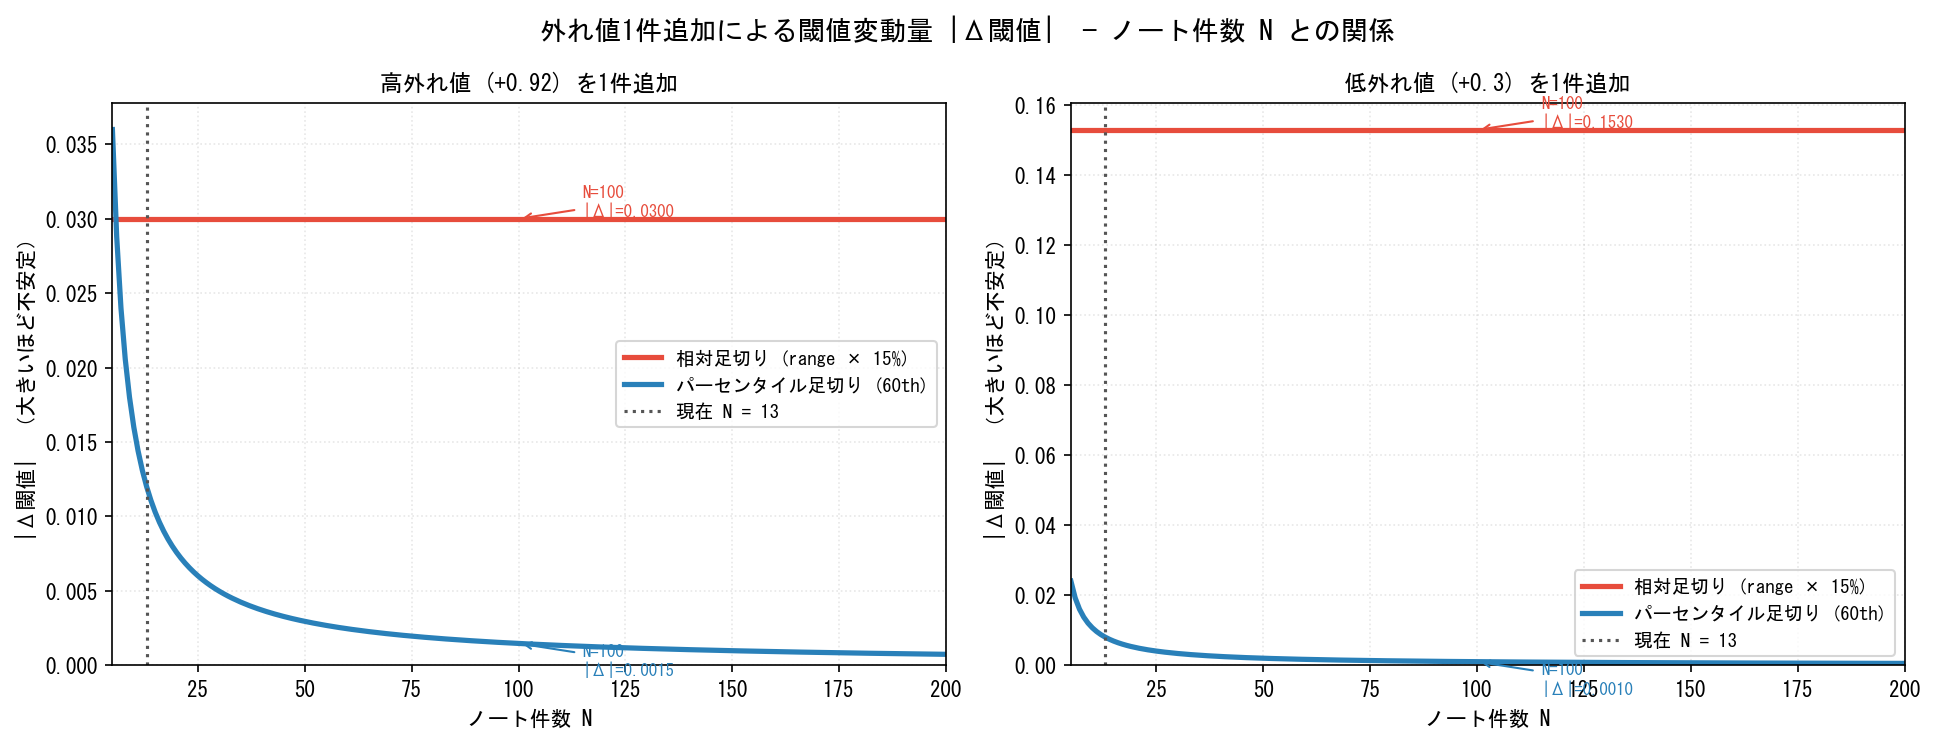

The script that saved this image:
import numpy as np
import matplotlib
matplotlib.use("Agg")
import matplotlib.pyplot as plt

matplotlib.rcParams['font.family'] = ['MS Gothic', 'Yu Gothic', 'Meiryo', 'sans-serif']

def relative_threshold(scores, ratio=0.15):
    return float(scores.min() + (scores.max() - scores.min()) * ratio)

def percentile_threshold(scores, p=60):
    return float(np.percentile(scores, p))

HIGH_OUTLIER = 0.92
LOW_OUTLIER  = 0.30
N_NOW        = 13  # 現在のノート件数

delta_rel_high, delta_pct_high = [], []
delta_rel_low,  delta_pct_low  = [], []
N_VALS = list(range(5, 201))

for N in N_VALS:
    # 0.48〜0.72 に等間隔で N 件分布
    base = np.linspace(0.48, 0.72, N)
    t_n_rel = relative_threshold(base)
    t_n_pct = percentile_threshold(base)

    hi = np.append(base, HIGH_OUTLIER)
    delta_rel_high.append(abs(relative_threshold(hi) - t_n_rel))
    delta_pct_high.append(abs(percentile_threshold(hi) - t_n_pct))

    lo = np.append(base, LOW_OUTLIER)
    delta_rel_low.append(abs(relative_threshold(lo) - t_n_rel))
    delta_pct_low.append(abs(percentile_threshold(lo) - t_n_pct))

fig, axes = plt.subplots(1, 2, figsize=(13, 5))
fig.suptitle("外れ値1件追加による閾値変動量 |Δ閾値|  — ノート件数 N との関係",
             fontsize=13, fontweight="bold")

panels = [
    (axes[0], delta_rel_high, delta_pct_high, f"高外れ値 (+{HIGH_OUTLIER}) を1件追加"),
    (axes[1], delta_rel_low,  delta_pct_low,  f"低外れ値 (+{LOW_OUTLIER}) を1件追加"),
]

for ax, d_rel, d_pct, title in panels:
    ax.plot(N_VALS, d_rel, color="#e74c3c", lw=2.5, label="相対足切り (range × 15%)")
    ax.plot(N_VALS, d_pct, color="#2980b9", lw=2.5, label="パーセンタイル足切り (60th)")
    ax.axvline(N_NOW, color="#555", lw=1.5, ls=":", label=f"現在 N = {N_NOW}")

    # N=100 の値をアノテーション
    idx_100 = N_VALS.index(100)
    for d, color, va in [(d_rel, "#e74c3c", "bottom"), (d_pct, "#2980b9", "top")]:
        ax.annotate(f"N=100\n|Δ|={d[idx_100]:.4f}",
                    xy=(100, d[idx_100]), xytext=(115, d[idx_100]),
                    fontsize=8, color=color, va=va,
                    arrowprops=dict(arrowstyle="->", color=color, lw=1))

    ax.set_title(title, fontsize=11)
    ax.set_xlabel("ノート件数 N", fontsize=10)
    ax.set_ylabel("|Δ閾値|  （大きいほど不安定）", fontsize=10)
    ax.legend(fontsize=9)
    ax.grid(alpha=0.3, linestyle=":")
    ax.set_xlim(5, 200)
    ax.set_ylim(bottom=0)

plt.tight_layout()
out = "threshold_scaling.png"
plt.savefig(out, dpi=150, bbox_inches="tight")
print(f"saved → {out}")
